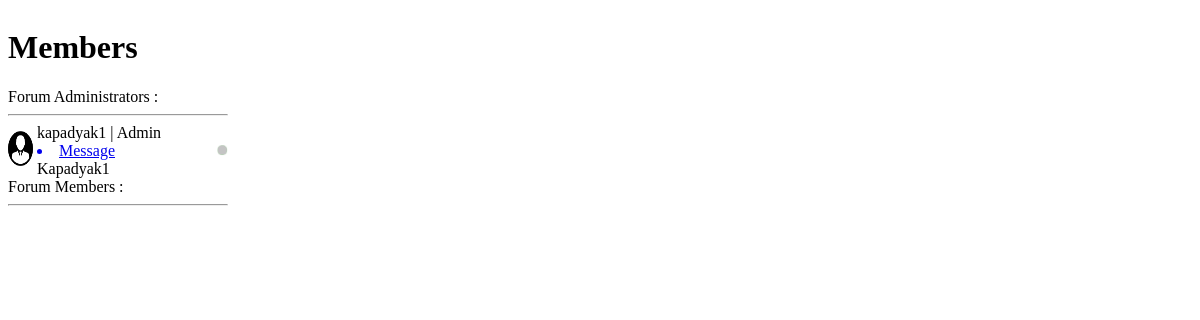
The app's page /Members/member_online.php (signed in), older data.
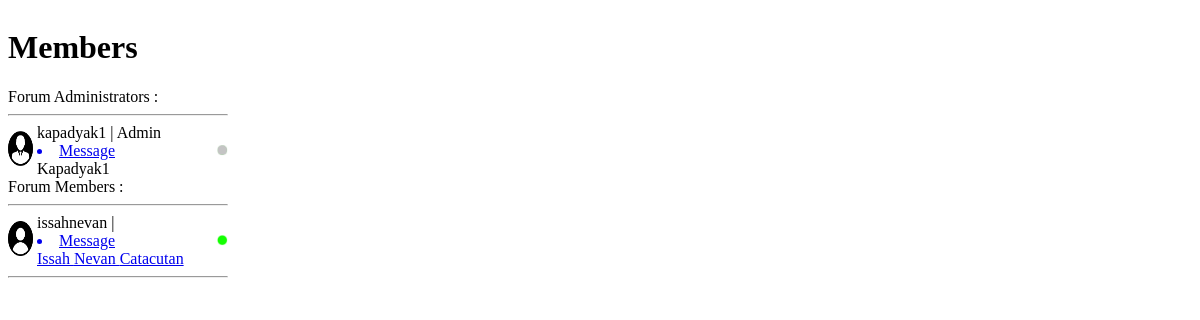
The same page, newer data.
### tables this page shows
CREATE TABLE `user` (
  `lname` text NOT NULL,
  `mname` text NOT NULL,
  `fname` text NOT NULL,
  `password` text NOT NULL,
  `username` text NOT NULL,
  `user_id` int(15) NOT NULL,
  `last_logtime` text NOT NULL,
  `status` text NOT NULL
);

CREATE TABLE `members` (
  `member_id` int(11) NOT NULL,
  `email_address` varchar(255) DEFAULT NULL,
  `email_status` int(11) DEFAULT NULL,
  `username` varchar(255) DEFAULT NULL,
  `password` varchar(255) DEFAULT NULL,
  `confirm_password` varchar(255) DEFAULT NULL,
  `first_name` varchar(255) DEFAULT NULL,
  `middle_name` varchar(255) DEFAULT NULL,
  `last_name` varchar(255) DEFAULT NULL,
  `dob` date DEFAULT NULL,
  `sex` enum('Male','Female') DEFAULT NULL,
  `contact_number` int(11) DEFAULT NULL,
  `address` varchar(255) DEFAULT NULL,
  `image` varchar(255) NOT NULL,
  `online_status` text NOT NULL,
  `topic_ctr` varchar(255) NOT NULL,
  `threads_ctr` varchar(255) NOT NULL,
  `replies_ctr` varchar(255) NOT NULL,
  `access` varchar(50) NOT NULL,
  `unique_id` int(255) NOT NULL,
  `status` varchar(255) NOT NULL,
  `theme` varchar(255) NOT NULL
);

### session.php (called while the page is built, shortened)
<?php
include("connect/connection.php");
$id = $_SESSION['id'];
$query=mysqli_query ($connect,"SELECT * FROM members WHERE member_id ='$id'");
$rowCount=mysqli_fetch_array($query);
$id2 = $rowCount['member_id'];
?>

### Members/member_online.php (the view, shortened to what this page needs)
<?php
 include '../dbcon.php';
 include '../session.php';
 ?>
 <!DOCTYPE html>
<html lang="en">
<head>
</head>
<body>
        <div class="member-online-content">
 	<table cellpadding="0" cellspacing="0" border="0" class="table table-bordered" id="example"  >
	<tr>
<td>  <h1>Members</h1>
   Forum Administrators :
                  <hr />
	<?php
		$query = $conn->query("select * from user order by lname ASC") or die(mysql_error());
		while ($row = $query->fetch()) {?>
         <table cellpadding="0" cellspacing="0" border="0"   id="example" width="220">
         <tr>
   <td rowspan="2"><img src="../images/logo_forum.png" width="25" height="35" class="img-square" /></td>
    <td rowspan="2">&nbsp;</td>
        	<td width="197"><?php echo $row['username']." | Admin"; ?> &nbsp; <a href="compose_msg_admin.php?id=<?php echo $row['user_id'] ;  ?>" title="click to send a message to <?php echo $row['fname']." ".$row['mname']." ".$row['lname']; ?>"><li>Message</li></a></td>
	 <td  rowspan="2"><?php
            if($row['status']=="active"){
                ?>
            <img src="../images/active.png" width="12" height="12" alt="..." class="img-circle">
                 <?php
            }
            else
            {
                ?>
                <img src="../images/inactive.png" width="12" height="12" alt="..." class="img-circle">
             <?php
            }
             ?> </td>
		</tr>
        <tr>
        	<td colspan="2"> <?php echo $row['fname']." ".$row['mname']." ".$row['lname']; ?> </td>
        </tr>
        	</table>
        <?php
		}?>
</td>
</tr>
		<tr>
         <td>
           Forum Members :
                  <hr />
           	<?php
		$query = $conn->query("select * from members where email_status = '1' order by last_name ASC") or die(mysql_error());
		while ($row = $query->fetch()) {
		$id = $row['member_id'];
        if($id==$id2){
            	$query1 = $conn->query("select * from members where member_id='$id2'") or die(mysql_error());
		while ($row1 = $query1->fetch())
        {
		   if($row1['acct_status']=="Unactive")
           {
            ?>
            <script>
						 alert('Your account has been Deactivated by the Administrator. Pls. contact the admin for clarifications. Thank you.');
                     	window.location = 'logout.php';
							</script>
            <?php
           }
		}
        }else{
		?>
         <table cellpadding="0" cellspacing="0" border="0"   id="example" width="220">
         <tr>
   <td rowspan="2"><img src="
            <?php if($access=="Admin"){echo  "../images/logo_forum.png";}else{
            $getImage = $row['image'];
            if($getImage == ""){
              echo "../Images/default-profile.png";
            } else{
              echo $row['image'];
            }
          }
            ?>
          " width="25" height="35" class="img-square" /></td>
    <td rowspan="2">&nbsp;</td>
        	<td width="197"><?php echo $row['username']." | ".$row['access']; ?> &nbsp;
                <span class="sendMessageBtn">
                    <a href="inbox.php?id=<?php echo $id; ?>" title="click to send a message to <?php echo $row['first_name']." ".$row['middle_name']." ".$row['last_name']; ?>">
                        <li>Message</li>
                    </a>
                </span>
            </td>
	 <td  rowspan="2"><?php
            if($row['online_status']=="active"){
                ?>
            <img src="../Images/active.png" width="12" height="12" alt="..." class="img-circle">
                 <?php
            }
            else
            {
                ?>
                <img src="../Images/inactive.png" width="12" height="12" alt="..." class="img-circle">
             <?php
            }
             ?> </td>
		</tr>
        <tr>
        	<td colspan="2"><a href="view_profile.php?id=<?php echo $id; ?>"><?php echo $row['first_name']." ".$row['middle_name']." ".$row['last_name']; ?></a></td>
        </tr>
        	</table>
                <hr />
               <?php
              }}?>
        </td>
        </tr>
	</table>
    </div>

Row changes from the older to the newer data that the page shows:
added members: username "issahnevan", first_name "Issah", middle_name "Nevan", last_name "Catacutan"
